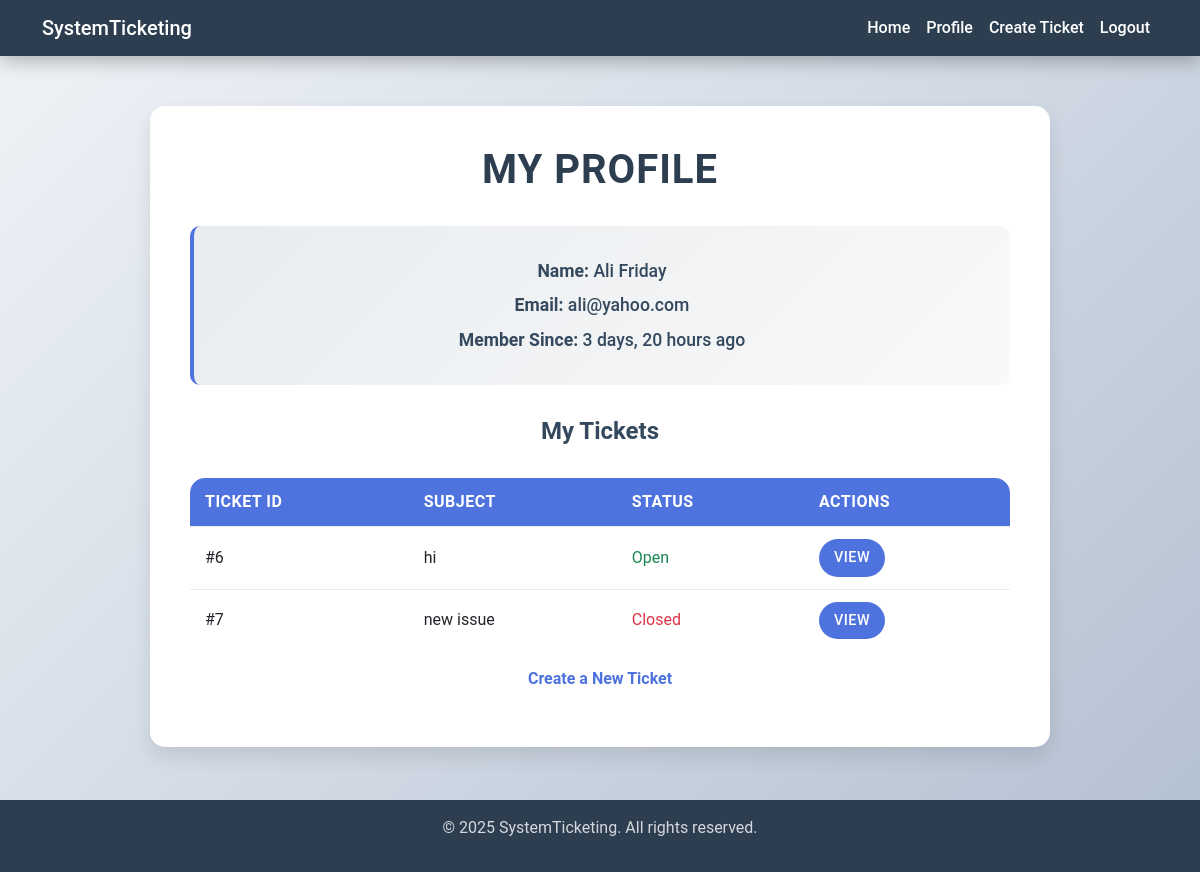
Page /profile/ali/ (signed in) on the earlier database version.
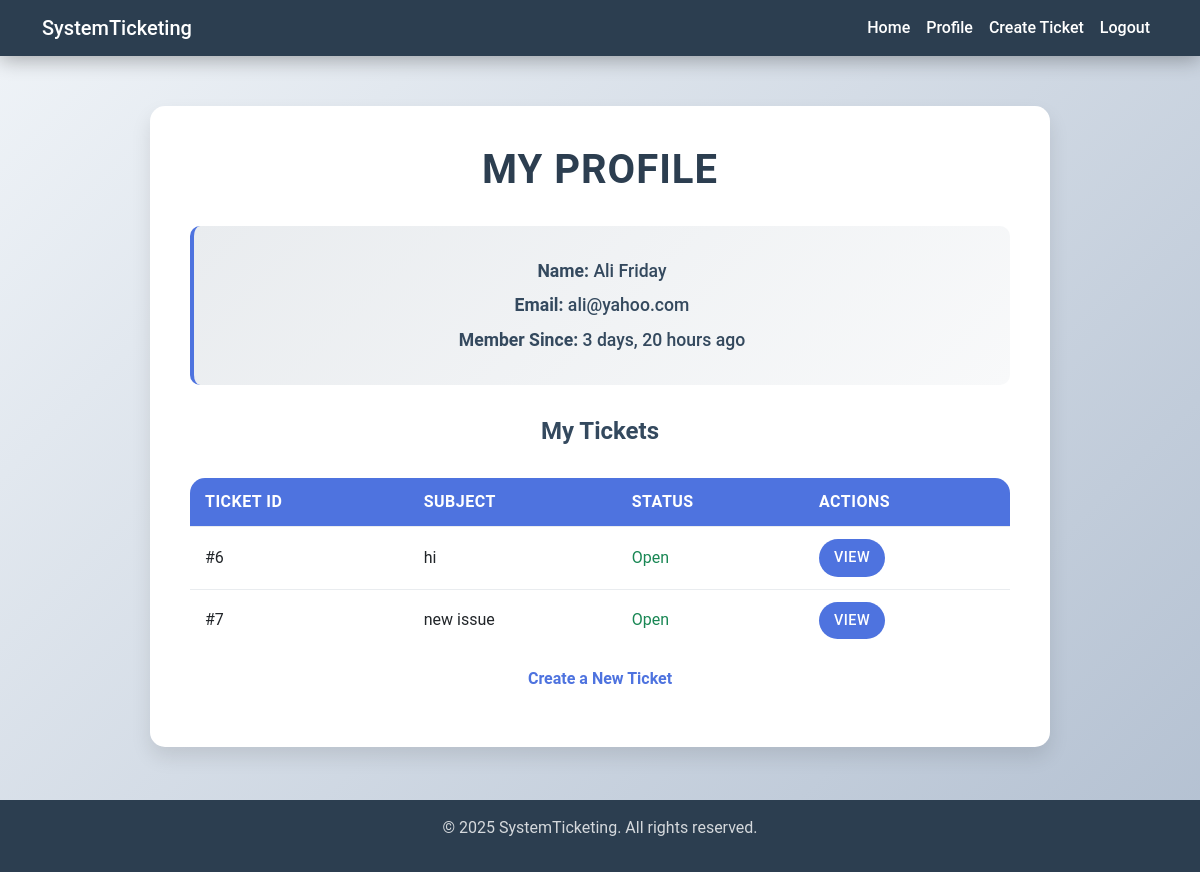
Same page on the later database version.
### ticket/models.py (models this page shows, shortened)
class TimeStampedModel(models.Model):
    created_at = models.DateTimeField(auto_now_add=True)
    updated_at = models.DateTimeField(auto_now=True)
    class Meta:
        abstract = True

class Ticket(TimeStampedModel):
    subject = models.CharField(max_length=200)
    description = models.TextField()
    user = models.ForeignKey(User, on_delete=models.CASCADE, related_name='user_ticket')
    file = models.FileField(upload_to='tickets/%Y/%m/%d', null=True, blank=True)
    status = models.CharField(max_length=50, choices=STARTS_CHOICES, default='Open')
    def get_absolute_url(self):
        return reverse('ticket:ticket-detail', kwargs={'ticket_id': self.pk})

### home/views.py (the view)
# urls.py: path('profile/<username>/', views.ProfileView.as_view(), name='profile'),
class ProfileView(LoginRequiredMixin, TemplateView):
    template_name = 'users/profile.html'
    model = User
    def setup(self, request, *args, **kwargs):
        super().setup(request, *args, **kwargs)
        self.user_instance = get_object_or_404(User, username=kwargs.get('username'))
    def dispatch(self, request, *args, **kwargs):
        if self.request.user != self.user_instance:
            return redirect('home:home')
        return super().dispatch(request, *args, **kwargs)
    def get_context_data(self, **kwargs):
        contex = super().get_context_data(**kwargs)
        contex['user'] = self.user_instance
        contex['user_ticket'] = Ticket.objects.filter(user=self.user_instance)
        return contex

### home/templates/users/profile.html (shortened to what this page needs)
{% extends 'main.html' %}
{% block main %}
    <div class="content">
        <div class="profile-card">
            <h2>My Profile</h2>
            <div class="user-info">
                <p><strong>Name:</strong> {{ user.first_name|capfirst }} {{ user.last_name|capfirst }}</p>
                <p><strong>Email:</strong> {{ user.email }}</p>
                <p><strong>Member Since:</strong> {{ user.date_joined|timesince }} ago </p>
            </div>
            <h3 style="color: #34495e; text-align: center; margin-bottom: 1.5rem; font-size: 1.5rem; font-weight: 600;">
                My Tickets</h3>
            <table class="ticket-table">
                <thead>
                <tr>
                    <th>Ticket ID</th>
                    <th>Subject</th>
                    <th>Status</th>
                    <th>Actions</th>
                </tr>
                </thead>
                <tbody>
                {% for ticket in user_ticket %}
                    <tr>
                        <td>#{{ ticket.id }}</td>
                        <td>{{ ticket.subject }}</td>
                        {% if ticket.status == "Closed" %}
                            <td class=" text-danger">{{ ticket.status }}</td>
                        {% else %}
                            <td class="text-success">{{ ticket.status }}</td>
                        {% endif %}
                        <td>
                            <a href="{{ ticket.get_absolute_url }}" class="btn btn-primary btn-sm">View</a>
                        </td>
                    </tr>
                {% endfor %}
                </tbody>
            </table>
            <p class="text-center mt-3">
                <a href="{% url 'ticket:ticket-create' %}">Create a New Ticket</a>
            </p>
        </div>
    </div>
{% endblock %}

Differences in the rows shown:
changed Ticket "new issue": status "Closed" → "Open"
